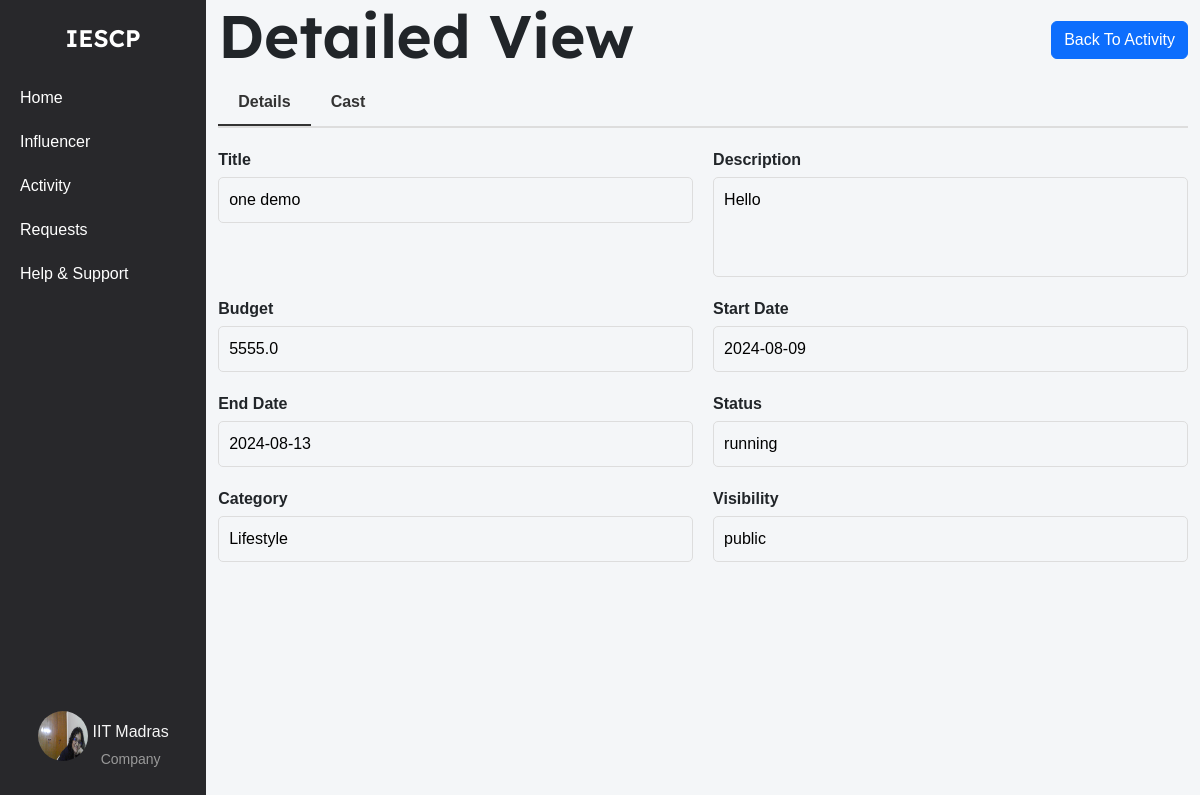
Page /campaign/4/view (signed in) on the earlier database version.
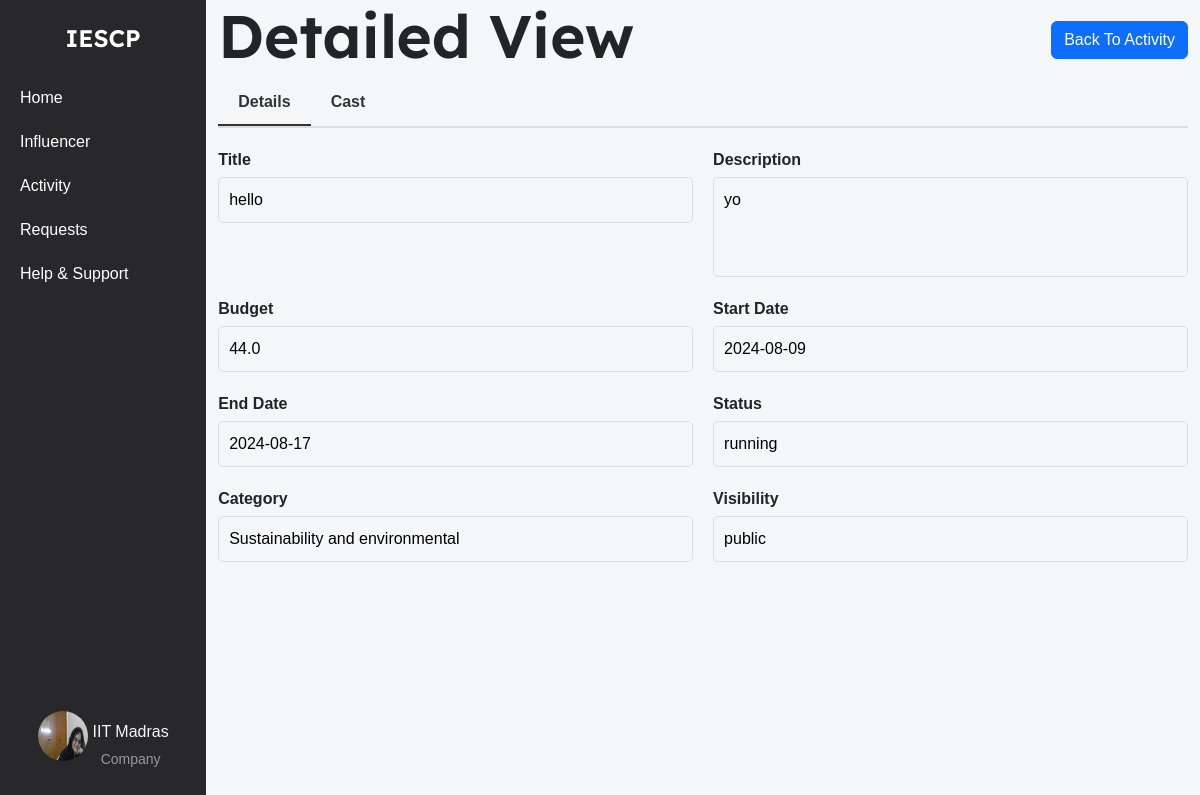
Same page on the later database version.
### models.py (models this page shows, shortened)
class Campaign(db.Model):
    __tablename__ = 'campaign'
    id = db.Column(db.Integer, primary_key=True)
    title = db.Column(db.String(200), nullable=False)
    description = db.Column(db.Text, nullable=False)
    budget = db.Column(db.Float, nullable=False)
    start_date = db.Column(db.Date, nullable=False)
    end_date = db.Column(db.Date, nullable=False)
    company_id = db.Column(db.Integer, db.ForeignKey('company.id'), nullable=False)
    status = db.Column(db.String(50), nullable=False, default='pending')
    category = db.Column(db.String(255), nullable=False)
    created_at = db.Column(db.DateTime, nullable=False, default=datetime.utcnow)
    visibility = db.Column(db.String(50), nullable=False, default='public')
    influencers = db.relationship('Influencer', secondary=influencer_campaign_association, back_populates='campaigns')

### company_routes.py (the view)
@app.route('/campaign/<int:campaign_id>/view')
@company_auth_required
def campaign_view(campaign_id):
    campaign = Campaign.query.get_or_404(campaign_id)  # Use get_or_404 to handle cases where the campaign is not found
    user = Company.query.get_or_404(session['company_id'])  # Use get_or_404 to handle cases where the company is not found
    return render_template('Campaign/show.html', campaign=campaign, user=user)

### company_routes.py (called while the page is built)
def company_auth_required(func):
    @wraps(func)
    def func3(*args, **kwargs):
        if 'company_id' in session:
            return func(*args, **kwargs)
        else:
            flash("Please login first")
            return redirect(url_for('company_login'))
    return func3

### templates/Campaign/show.html (shortened to what this page needs)
{% extends 'layout.html' %}
{% block content %}
    <div class="container-box">
        <div class="sidebar">
            <div class="logo">IESCP</div>
            <ul>
                <li><a href="{{url_for('company_home')}}">Home</a></li>
                <li><a href="{{url_for('influencer_search')}}">Influencer</a></li>
                <li><a href="{{url_for('company_activity')}}">Activity</a></li>
                <li><a href="#">Requests</a></li>
                <li><a href="#">Help & Support</a></li>
            </ul>
            <div class="profile">
                <a href="{{ url_for('company_dashboard') }}">
                    <img src="{{ url_for('static', filename='profile_upload/company/' + user.username + '/' + user.logo) }}" alt="Profile Picture">
                    <div class="profile-name-category">
                        <span class="company_name">{{ user.company_name }}</span>
                        <span class="category">Company</span>
                    </div>
                </a>
            </div>
        </div>
        <div class="container">
            <div class="activity-heading">
                <h1>Detailed View</h1>
                <a href="{{ url_for('company_activity') }}" class="btn btn-primary">Back To Activity</a>
            </div>
            <div class="tabs">
                <a href="{{ url_for('campaign_view', campaign_id=campaign.id) }}" class="tab active">Details</a>
                <a href="{{ url_for('company_cast') }}" class="tab">Cast</a>
            </div>
            <div class="details-grid">
                <div class="detail-item">
                    <label for="title">Title</label>
                    <input type="text" id="title" name="title" value="{{ campaign.title }}" readonly>
                </div>
                <div class="detail-item">
                    <label for="description">Description</label>
                    <textarea id="description" name="description" readonly>{{ campaign.description }}</textarea>
                </div>
                <div class="detail-item">
                    <label for="budget">Budget</label>
                    <input type="text" id="budget" name="budget" value="{{ campaign.budget }}" readonly>
                </div>
                <div class="detail-item">
                    <label for="start_date">Start Date</label>
                    <input type="text" id="start_date" name="start_date" value="{{ campaign.start_date }}" readonly>
                </div>
                <div class="detail-item">
                    <label for="end_date">End Date</label>
                    <input type="text" id="end_date" name="end_date" value="{{ campaign.end_date }}" readonly>
                </div>
                <div class="detail-item">
                    <label for="status">Status</label>
                    <input type="text" id="status" name="status" value="{{ campaign.status }}" readonly>
                </div>
                <div class="detail-item">
                    <label for="category">Category</label>
                    <input type="text" id="category" name="category" value="{{ campaign.category }}" readonly>
                </div>
                <div class="detail-item">
                    <label for="visibility">Visibility</label>
                    <input type="text" id="visibility" name="visibility" value="{{ campaign.visibility }}" readonly>
                </div>
            </div>
        </div>
    </div>
{% endblock %}

Differences in the rows shown:
changed Campaign "running": title "one demo" → "hello"; description "Hello" → "yo"; budget "5555.0" → "44.0"; end_date "2024-08-13" → "2024-08-17"; category "Lifestyle" → "Sustainability and environmental"
